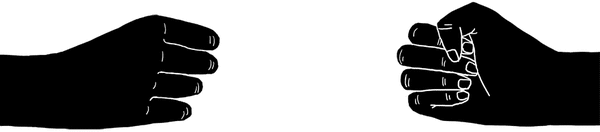
#> input picture download/414dbdac66e5437ee23735f85c0271d6KMXuQeMCbiMBU4Ln-0.png, 600 x 132 px; its folder holds only this picture in this run
$ python prepare_images.py
#> lines starting #> are read from the running program, lines starting #| are printed output that depends on the picture
import os
from PIL import Image

for f in os.listdir('download'):
    im = Image.open(os.path.join('download', f))
#> im is the input picture: PIL image 600x132 L; min 0, max 255, mean 140.4
    width, height = im.size
#> width = 600; height = 132

    filename = os.path.splitext(f[49:])[0]

    ldst = os.path.join('res', filename + '_l.png')
    im.crop((0, 0, width/2, height)).convert('RGBA').save(ldst)
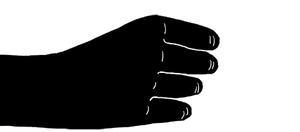
#> saved as 0_l.png: PIL image 300x132 RGBA; mean R, G, B, A 138.2, 138.2, 138.2, 255

    rdst = os.path.join('res', filename + '_r.png')
    im.crop((width/2, 0, width, height)).convert('RGBA').save(rdst)
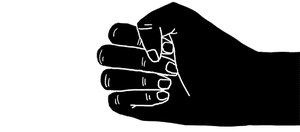
#> saved as 0_r.png: PIL image 300x132 RGBA; mean R, G, B, A 142.5, 142.5, 142.5, 255
